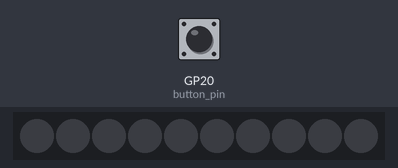
A program run on a simulated Raspberry Pi Pico running MicroPython. Parts: 10 RGB LEDs in strip order, left to right. Inputs (shaded band) come from the test bench; at power-on: GP20 (button_pin) HIGH. Dim RGB values are drawn brighter than linear; random numbers come from a fixed seed.

Above: at 1.2 s.
1.3 s: GP20 (button_pin) pulled LOW for 0.15 s
At 2.7 s:
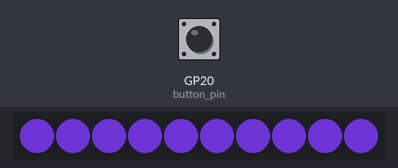
At 4.2 s:
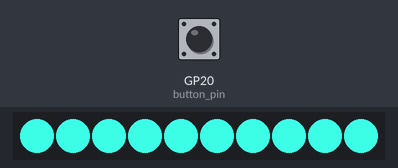
6.7 s: GP20 (button_pin) pulled LOW for 3.2 s
At 10.3 s:
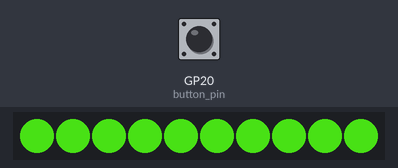
Timing chart, 0 to 11.8 s (numbered marks = the images above; inputs shaded):
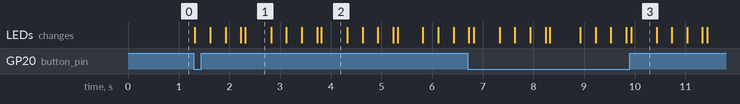

Measured:
- after the input at 1.3 s, the LEDs: first change at once (image 1 shows a later state)

The program:

_gradient_onboard_led_with_button.py
```python
import machine
import utime
from neopixel import NeoPixel
import urandom

# Define the pin numbers for the button and the Neopixel data pin
button_pin = machine.Pin(20, machine.Pin.IN, machine.Pin.PULL_UP)
neopixel_pin = machine.Pin(11, machine.Pin.OUT)

# Define the number of Neopixels in the strip
num_pixels = 10

# Initialize the Neopixel strip
neopixels = NeoPixel(neopixel_pin, num_pixels)

# Function to set the color of the Neopixels
def set_neopixel_color(red, green, blue):
    for i in range(num_pixels):
        neopixels[i] = (red, green, blue)
    neopixels.write()

# Function to create a smooth transition between colors
def smooth_transition(current_color, target_color, duration):
    start_time = utime.ticks_ms()
    while utime.ticks_diff(utime.ticks_ms(), start_time) < duration:
        elapsed_time = utime.ticks_diff(utime.ticks_ms(), start_time)
        ratio = elapsed_time / duration
        r = int((1 - ratio) * current_color[0] + ratio * target_color[0])
        g = int((1 - ratio) * current_color[1] + ratio * target_color[1])
        b = int((1 - ratio) * current_color[2] + ratio * target_color[2])
        set_neopixel_color(r, g, b)
        utime.sleep(0.01)

# Function to create a random color effect with smooth transitions
def random_color_effect(duration):
    current_color = (0, 0, 0)
    target_color = (urandom.randint(0, 255), urandom.randint(0, 255), urandom.randint(0, 255))
    for _ in range(duration):
        smooth_transition(current_color, target_color, 1000)
        current_color = target_color
        target_color = (urandom.randint(0, 255), urandom.randint(0, 255), urandom.randint(0, 255))
        set_neopixel_color(*current_color)
        utime.sleep(0.5)

while True:
    if button_pin.value() == 0:  # Check if the button is pressed (LOW)
        random_color_effect(5)  # Random color effect for 5 iterations
    else:
        set_neopixel_color(0, 0, 0)  # Turn off the Neopixels

    # Add additional code logic or delays here if needed
    utime.sleep(0.1)  # Small delay to debounce the button
```
